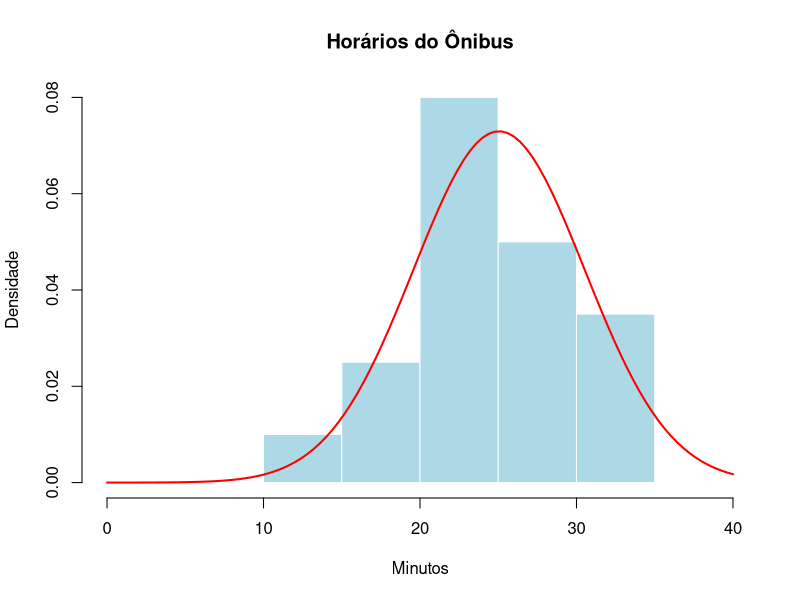

Generate this figure with R:
horaOnibus <- c(30,34,27,28,27,33,22,30,34,33,32,21,20,32,34,22,17,25,23,23,25,30,22,22,21,20,21,19,19,23,11,27,15,24,27,29,24,25,25,26)

sort(horaOnibus)
desvio_p <- sd(horaOnibus)

tamanho <- length(horaOnibus)
tamanho

valorMinimo <- min(horaOnibus)
valorMinimo

valorMaximo <- max(horaOnibus)
valorMaximo

media <- mean(horaOnibus)
media

mediana <- median(horaOnibus)
mediana

moda <- names(which.max(table(horaOnibus)))
moda

hist(horaOnibus, 
     xlim = c(0, 40), 
     breaks = seq(0, 40, by = 5),
     probability = TRUE,
     main = "Horários do Ônibus",
     xlab = "Minutos", 
     ylab = "Densidade",
     col = "lightblue", 
     border = "white")

curve(dnorm(x, mean = media, sd = desvio_p),
      add = TRUE,
      col = "red",
      lwd = 2)
